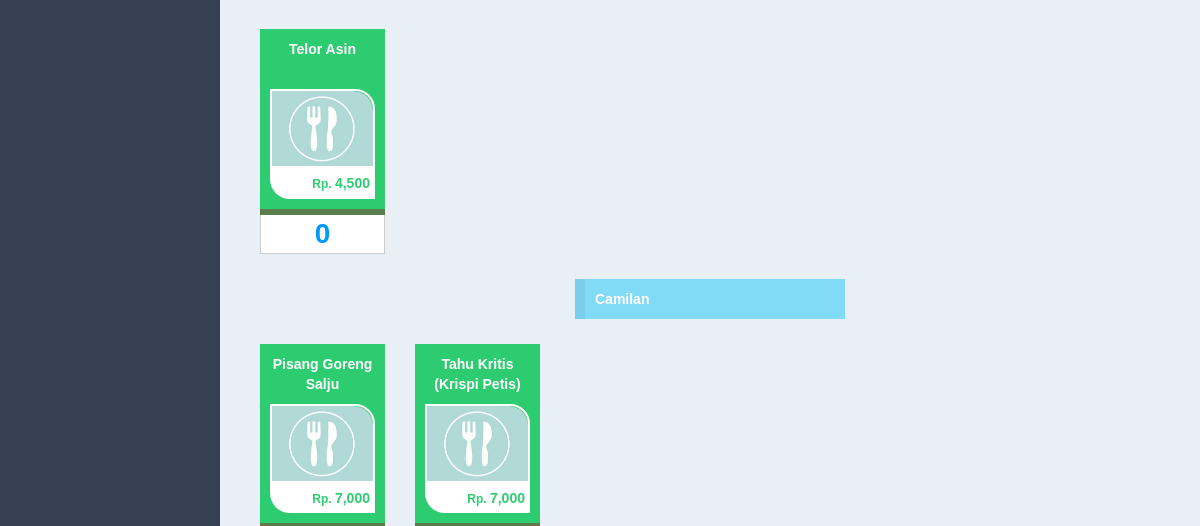
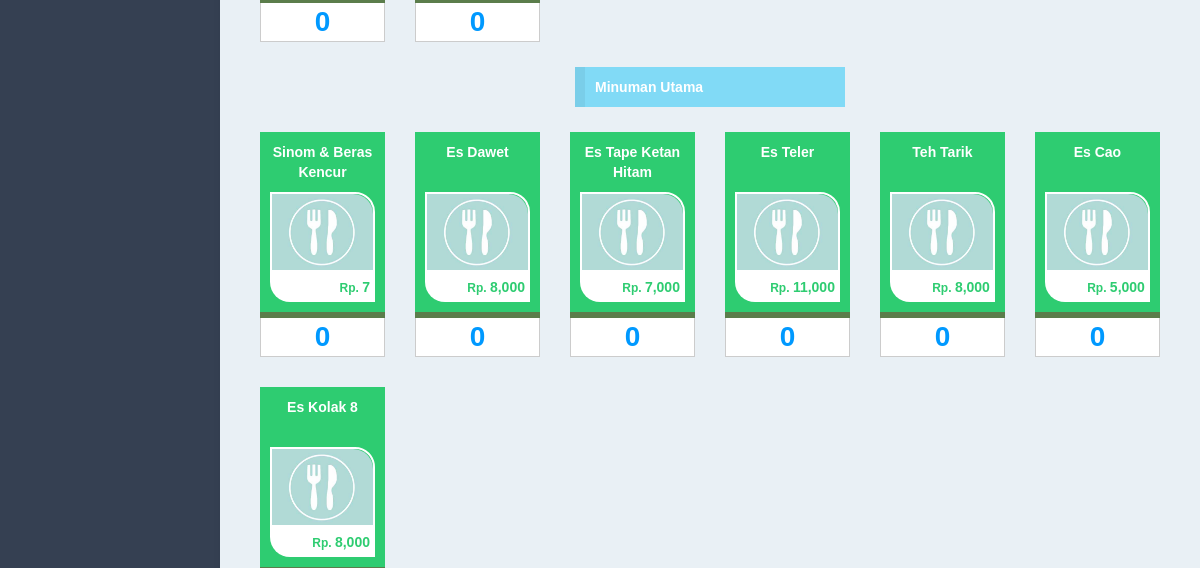
The page /controllers/transaction.php (signed in, middle part) on the database as committed earlier (2 pictures, top to bottom).
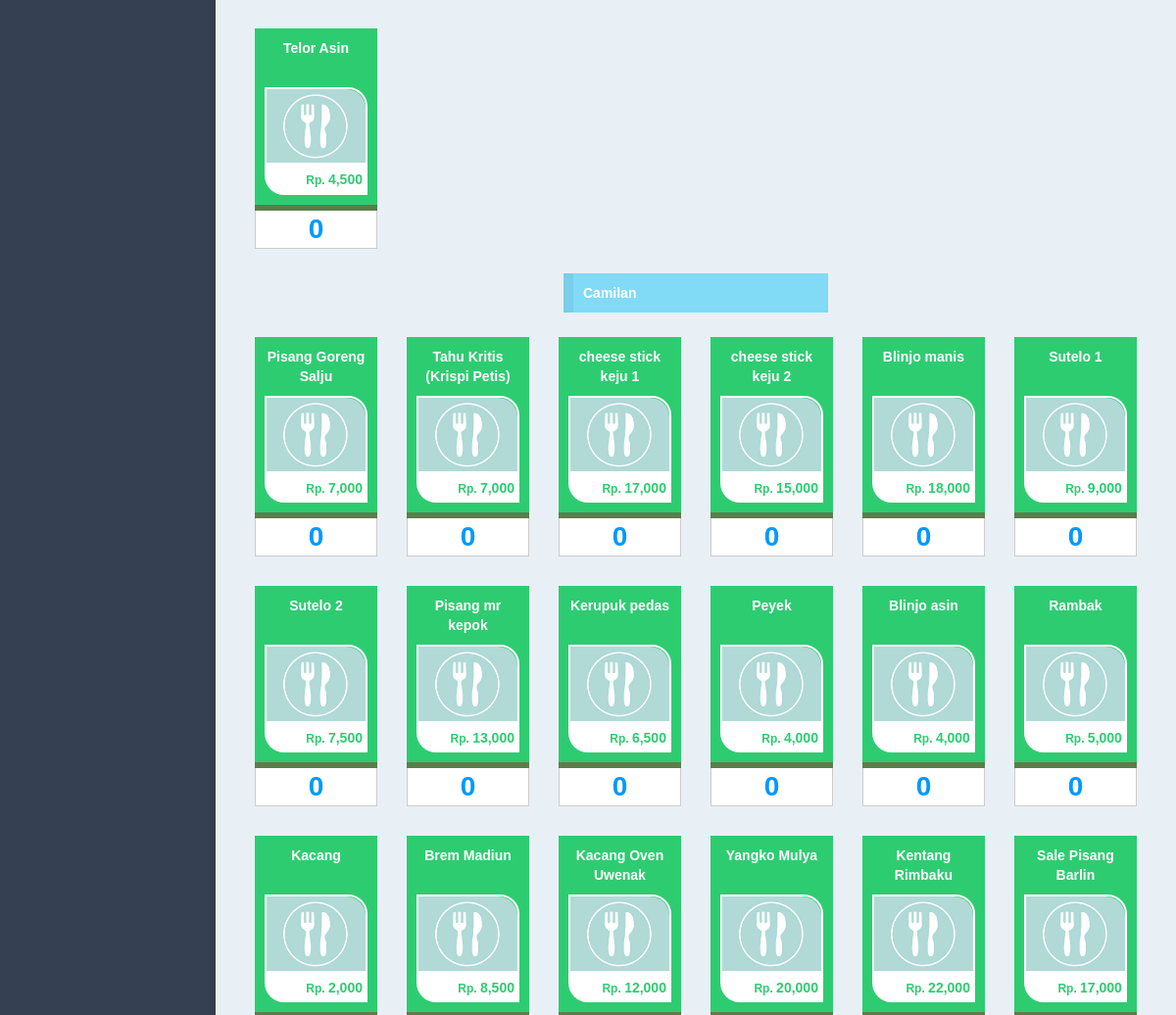
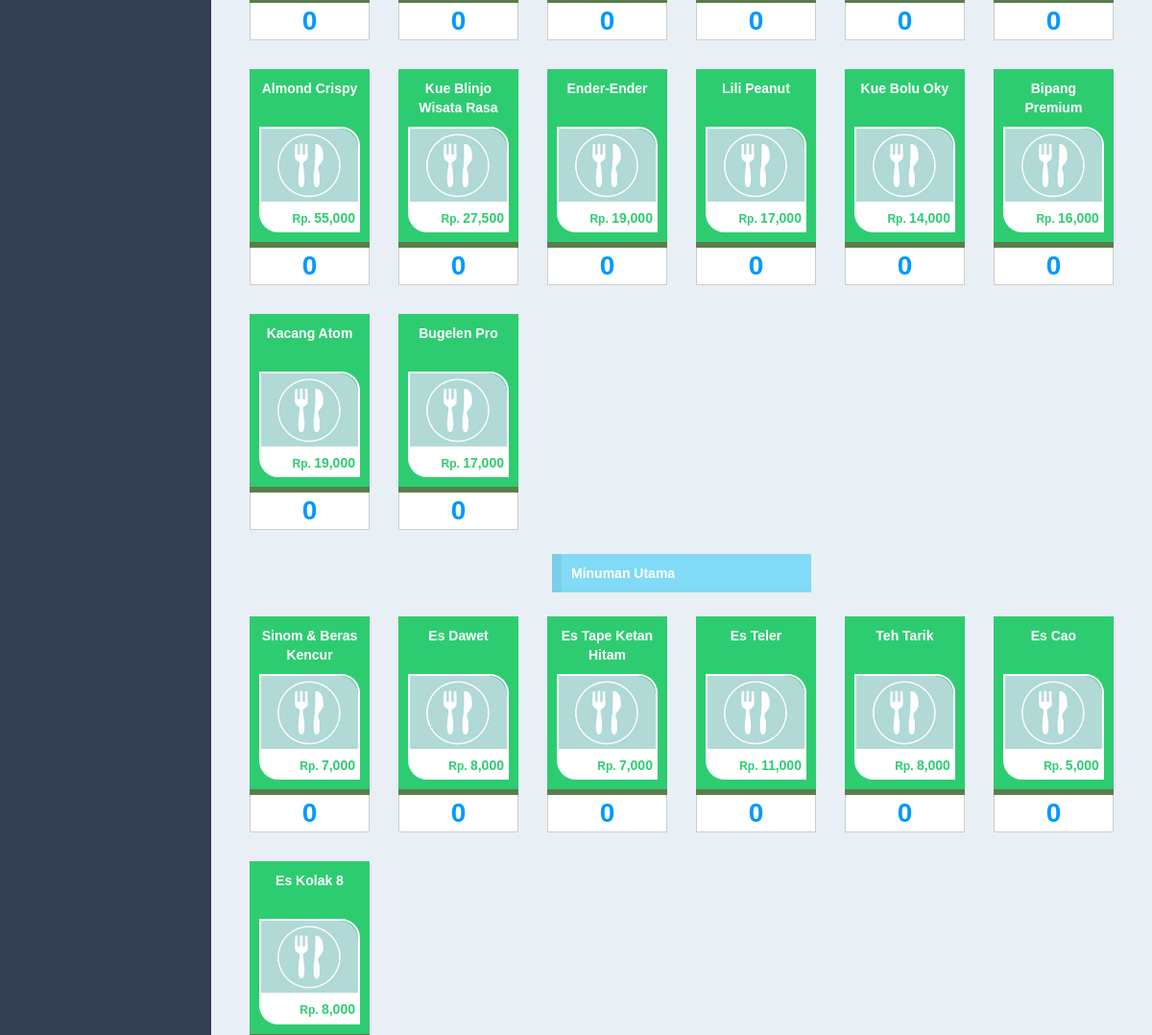
The same page on the database as committed later (2 pictures, top to bottom).
### tables this page shows
CREATE TABLE IF NOT EXISTS `menus` (
`menu_id` int(11) NOT NULL,
  `menu_type_id` int(11) NOT NULL,
  `menu_name` varchar(100) NOT NULL,
  `menu_original_price` int(11) NOT NULL,
  `menu_margin_price` int(11) NOT NULL,
  `menu_price` int(11) NOT NULL,
  `menu_img` text NOT NULL,
  `partner_id` int(11) NOT NULL
);

CREATE TABLE IF NOT EXISTS `menu_types` (
`menu_type_id` int(11) NOT NULL,
  `menu_type_name` varchar(100) NOT NULL
);

### lib/function.php (called while the page is built, shortened)
<?php
function get_header($title = ""){
	include '../views/layout/header.php';
}
function get_footer($query_find = 0){
	include '../views/layout/footer.php';
}
	?>

### models/transaction_model.php (called while the page is built, shortened)
<?php
function select_cat(){
	$query = mysql_query("select * from menu_types order by menu_type_id");
	return $query;
}
?>

### views/transaction/list.php (the view, shortened to what this page needs)
 <form action="<?= $action ?>" method="post" enctype="multipart/form-data" role="form">
                <section class="content">
<div class="container">
			<section class="color-2">
               <div class="row">
               <?php
                while($row_cat = mysql_fetch_array($query_cat)){
			   ?>
                <div class="col-xs-12">
                <div class="otheader_title"><?= $row_cat['menu_type_name']?></div>
                </div>
				<p>
                 <?php
										   $query = mysql_query("select * from menus where menu_type_id = '".$row_cat['menu_type_id']."' order by menu_id");
                                            while($row = mysql_fetch_array($query)){
                                            ?>
                     <div class="col-xs-2" style="margin-bottom:15px;">
					<button type="button" class="btn_click btn-new btn-2new" onClick="add_menu(<?= $row['menu_id']?>)"><div class="title_menu" id="title_menu_<?= $row['menu_id']?>"><?= $row['menu_name'] ?></div>
                    <?php
                    $gambar = ($row['menu_img']) ? $row['menu_img'] : "default.jpg";
					?>
                    <div class="img_menu"><img src="../img/menu/<?= $gambar ?>" id="i_click_<?= $row['menu_id'] ?>" /></div>
					<div class="price_menu">
					<span>Rp. </span><?= number_format($row['menu_price'], 0) ?>
                   </div>
                    </button>
                  	  <input required type="text" name="i_jumlah_<?= $row['menu_id'] ?>" id="i_jumlah_<?= $row['menu_id'] ?>" class="form-control text_menu" value="0" onchange="edit_menu(<?= $row['menu_id'] ?>)"/>
                      </div>
                    <?php
                                            }
                                            ?>
				</p>
                  <?php
				}
				  ?>
				 </div>
			</section>
		</div>
                </section>
              </form>

### controllers/transaction.php (shortened to what this page needs)
<?php
include '../lib/function.php';
include '../models/transaction_model.php';
$page = (isset($_GET['page'])) ? $_GET['page'] : "list";
$title = ucfirst("transaction");
switch ($page) {
	case 'list':
		get_header($title);
		$query_cat = select_cat();
		$query_find = select();
		$action = "transaction.php?page=save";
		include '../views/transaction/list.php';
		get_footer($query_find);
	break;
}
?>

### views/layout/header.php (shortened to what this page needs)
<!DOCTYPE html>
<html>
    <head>
        <link href="../css/bootstrap.min.css" rel="stylesheet" type="text/css" />
        <link href="../css/font-awesome.min.css" rel="stylesheet" type="text/css" />
        <link href="../css/ionicons.min.css" rel="stylesheet" type="text/css" />
        <link href="../css/datatables/dataTables.bootstrap.css" rel="stylesheet" type="text/css" />
        <link href="../css/AdminLTE.css" rel="stylesheet" type="text/css" />
        <link href="../css/popModal.css" type="text/css" rel="stylesheet" >
        <link href="../css/preview.css" type="text/css" rel="stylesheet" >
        <link href="../css/iCheck/all.css" rel="stylesheet" type="text/css" />
        <link href="../css/daterangepicker/daterangepicker-bs3.css" rel="stylesheet" type="text/css" />
        <link href="../css/timepicker/bootstrap-timepicker.min.css" rel="stylesheet"/>
       <link href="../css/datepicker/datepicker.css" rel="stylesheet">
       <link rel="stylesheet" type="text/css" href="../css/lookup/bootstrap-select.css">
	   <link rel="stylesheet" type="text/css" href="../css/button/component.css" />
       <link rel="stylesheet" type="text/css" href="../css/tooltip/tooltip-classic.css" />
    </head>
    <body class="skin-blue">
        <div class="wrapper row-offcanvas row-offcanvas-left">
            <?php
                include("../views/layout/left_side.php");
            ?>
            <aside class="right-side">

### views/layout/left_side.php (shortened to what this page needs)
<aside class="left-side sidebar-offcanvas">
           </aside>

### views/layout/footer.php (shortened to what this page needs)
            </aside>
        </div>
    </body>
</html>

### css/AdminLTE.css (style rules this page uses)
html { font-family: 'Source Sans Pro', sans-serif; -webkit-font-smoothing: antialiased; min-height: 100%; background: #E9F0F5; }
body { font-family: 'Source Sans Pro', sans-serif; -webkit-font-smoothing: antialiased; min-height: 100%; background: #E9F0F5; }
.wrapper { min-height: 100%; }
.wrapper:before, .wrapper:after { display: table; content: " "; }
.wrapper:after { clear: both; }
.right-side, .left-side { min-height: 100%; display: block; }
.right-side { margin-left: 220px; }
.left-side { position: absolute; width: 220px; top: 0; z-index:9999; }
@media screen and (min-width: 992px) { .left-side { top: 80px; } }
.content { padding: 30px 10px; }
img { max-width: 100%important; }
.form-control { -webkit-border-radius: 0px !important; -moz-border-radius: 0px !important; border-radius: 0px !important; box-shadow: none; }
.skin-blue .left-side { background: #354052; -webkit-box-shadow: inset -3px 0px 8px -4px rgba(0, 0, 0, 0.1); -moz-box-shadow: inset -3px 0px 8px -4px rgba(0, 0, 0, 0.1); box-shadow: inset -3px 0px 8px -4px rgba(0, 0, 0, 0.07); }
.img_menu { width:100%; border:2px solid #fff; border-top-right-radius:20px; position:relative; min-height:100%; }
.img_menu img { max-width: 100%; width: 100%; height: auto; border-top-right-radius:20px; }
.text_menu { text-align:center; width:100%; font-size:2em; font-weight:bold; height:40px; margin-top:5px; color:#09F; }
.title_menu { height:50px; }
.price_menu { padding:5px; background:#fff; color:#2ECC71; border-bottom-left-radius:20px; text-align:right; }
.price_menu span { font-size:12px; }
.otheader_title { background-color:#81daf6; border-left-color:#7acee9; border-left-style:solid; border-left-width:10px; color:#FFFFFF; font-weight:bold; padding:10px 5px 10px 10px; width:30%; margin-top:10px; margin-bottom:10px; margin-left:auto; margin-right:auto; }

### css/button/component.css (style rules this page uses)
.btn_click { border: none; font-family: inherit; font-size: inherit; color: inherit; background: none; cursor: pointer; padding: 10px; display: inline-block; margin-top:15px; font-weight: 700; outline: none; position: relative; -webkit-transition: all 0.3s; -moz-transition: all 0.3s; transition: all 0.3s; width:100%; }
.btn-new { background: #2ECC71; color: #fff; box-shadow: 0 6px #5B7D4B; -webkit-transition: none; -moz-transition: none; transition: none; }

### css/tooltip/tooltip-classic.css (style rules this page uses)
html, body { margin:0; height:100%; font-family: arial; }

Rows that differ between the two databases and show on the page:
added menus: menu_name "cheese stick keju 1", menu_price "17,000", shown under menu_types "Camilan"
added menus: menu_name "cheese stick keju 2", menu_price "15,000", shown under menu_types "Camilan"
added menus: menu_name "Blinjo manis", menu_price "18,000", shown under menu_types "Camilan"
added menus: menu_name "Sutelo 1", menu_price "9,000", shown under menu_types "Camilan"
added menus: menu_name "Sutelo 2", menu_price "7,500", shown under menu_types "Camilan"
added menus: menu_name "Pisang mr kepok", menu_price "13,000", shown under menu_types "Camilan"
added menus: menu_name "Kerupuk pedas", menu_price "6,500", shown under menu_types "Camilan"
added menus: menu_name "Peyek", menu_price "4,000", shown under menu_types "Camilan"
added menus: menu_name "Blinjo asin", menu_price "4,000", shown under menu_types "Camilan"
added menus: menu_name "Rambak", menu_price "5,000", shown under menu_types "Camilan"
added menus: menu_name "Kacang", menu_price "2,000", shown under menu_types "Camilan"
added menus: menu_name "Brem Madiun", menu_price "8,500", shown under menu_types "Camilan"
added menus: menu_name "Kacang Oven Uwenak", menu_price "12,000", shown under menu_types "Camilan"
added menus: menu_name "Yangko Mulya", menu_price "20,000", shown under menu_types "Camilan"
added menus: menu_name "Kentang Rimbaku", menu_price "22,000", shown under menu_types "Camilan"
added menus: menu_name "Sale Pisang Barlin", menu_price "17,000", shown under menu_types "Camilan"
added menus: menu_name "Almond Crispy", menu_price "55,000", shown under menu_types "Camilan"
added menus: menu_name "Kue Blinjo Wisata Rasa", menu_price "27,500", shown under menu_types "Camilan"
added menus: menu_name "Ender-Ender", menu_price "19,000", shown under menu_types "Camilan"
added menus: menu_name "Lili Peanut", menu_price "17,000", shown under menu_types "Camilan"
added menus: menu_name "Kue Bolu Oky", menu_price "14,000", shown under menu_types "Camilan"
added menus: menu_name "Bipang Premium", menu_price "16,000", shown under menu_types "Camilan"
added menus: menu_name "Kacang Atom", menu_price "19,000", shown under menu_types "Camilan"
added menus: menu_name "Bugelen Pro", menu_price "17,000", shown under menu_types "Camilan"
changed menus "Sinom & Beras Kencur": menu_price "7" → "7,000"
